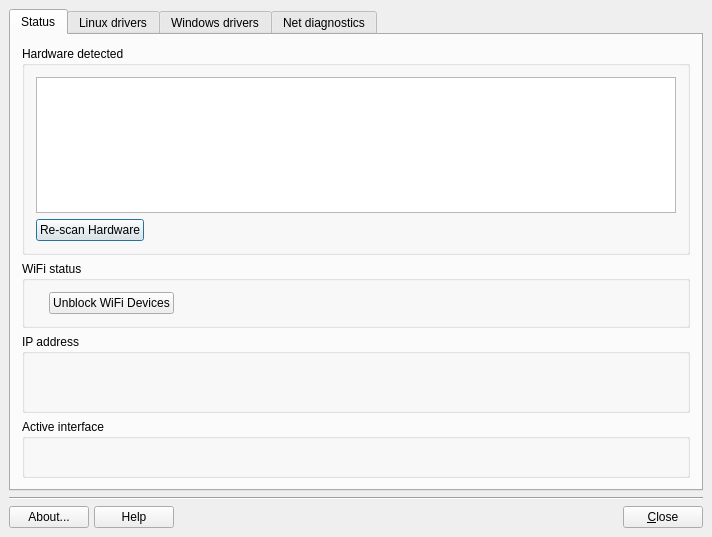
<?xml version="1.0" encoding="UTF-8"?>
<ui version="4.0">
 <class>MEConfig</class>
 <widget class="QDialog" name="MEConfig">
  <property name="geometry">
   <rect>
    <x>0</x>
    <y>0</y>
    <width>712</width>
    <height>537</height>
   </rect>
  </property>
  <property name="sizePolicy">
   <sizepolicy hsizetype="Fixed" vsizetype="Minimum">
    <horstretch>0</horstretch>
    <verstretch>0</verstretch>
   </sizepolicy>
  </property>
  <property name="minimumSize">
   <size>
    <width>0</width>
    <height>537</height>
   </size>
  </property>
  <property name="windowTitle">
   <string>MX Network Assistant</string>
  </property>
  <property name="locale">
   <locale language="English" country="UnitedStates"/>
  </property>
  <property name="sizeGripEnabled">
   <bool>false</bool>
  </property>
  <layout class="QGridLayout" name="gridLayout_4">
   <property name="leftMargin">
    <number>9</number>
   </property>
   <property name="topMargin">
    <number>9</number>
   </property>
   <property name="rightMargin">
    <number>9</number>
   </property>
   <property name="bottomMargin">
    <number>9</number>
   </property>
   <item row="0" column="0">
    <widget class="QTabWidget" name="tabWidget">
     <property name="sizePolicy">
      <sizepolicy hsizetype="Minimum" vsizetype="Expanding">
       <horstretch>0</horstretch>
       <verstretch>0</verstretch>
      </sizepolicy>
     </property>
     <property name="locale">
      <locale language="English" country="UnitedStates"/>
     </property>
     <property name="currentIndex">
      <number>0</number>
     </property>
     <property name="elideMode">
      <enum>Qt::ElideNone</enum>
     </property>
     <widget class="QWidget" name="statusTab">
      <attribute name="icon">
       <iconset theme="emblem-documents">
        <normaloff/>
       </iconset>
      </attribute>
      <attribute name="title">
       <string>Status</string>
      </attribute>
      <layout class="QGridLayout" name="gridLayout_8">
       <item row="2" column="0">
        <widget class="QGroupBox" name="groupIP">
         <property name="title">
          <string>IP address</string>
         </property>
         <layout class="QVBoxLayout" name="verticalLayout_7">
          <item>
           <widget class="QLabel" name="labelIP">
            <property name="text">
             <string/>
            </property>
           </widget>
          </item>
          <item>
           <widget class="QLabel" name="labelRouterIP">
            <property name="text">
             <string/>
            </property>
           </widget>
          </item>
         </layout>
        </widget>
       </item>
       <item row="4" column="0">
        <spacer name="verticalSpacer">
         <property name="orientation">
          <enum>Qt::Vertical</enum>
         </property>
         <property name="sizeHint" stdset="0">
          <size>
           <width>20</width>
           <height>40</height>
          </size>
         </property>
        </spacer>
       </item>
       <item row="0" column="0">
        <widget class="QGroupBox" name="hardwaregroupBox">
         <property name="title">
          <string>Hardware detected</string>
         </property>
         <layout class="QGridLayout" name="gridLayout_6">
          <item row="1" column="1">
           <spacer name="horizontalSpacer">
            <property name="orientation">
             <enum>Qt::Horizontal</enum>
            </property>
            <property name="sizeHint" stdset="0">
             <size>
              <width>40</width>
              <height>20</height>
             </size>
            </property>
           </spacer>
          </item>
          <item row="1" column="0">
           <widget class="QPushButton" name="hwDiagnosePushButton">
            <property name="sizePolicy">
             <sizepolicy hsizetype="Maximum" vsizetype="Fixed">
              <horstretch>0</horstretch>
              <verstretch>0</verstretch>
             </sizepolicy>
            </property>
            <property name="maximumSize">
             <size>
              <width>180</width>
              <height>16777215</height>
             </size>
            </property>
            <property name="text">
             <string>Re-scan Hardware</string>
            </property>
            <property name="icon">
             <iconset theme="view-refresh">
              <normaloff/>
             </iconset>
            </property>
           </widget>
          </item>
          <item row="0" column="0" colspan="2">
           <widget class="QListWidget" name="hwList">
            <property name="sizePolicy">
             <sizepolicy hsizetype="Expanding" vsizetype="Expanding">
              <horstretch>0</horstretch>
              <verstretch>0</verstretch>
             </sizepolicy>
            </property>
            <property name="minimumSize">
             <size>
              <width>0</width>
              <height>65</height>
             </size>
            </property>
            <property name="maximumSize">
             <size>
              <width>16777215</width>
              <height>500</height>
             </size>
            </property>
            <property name="mouseTracking">
             <bool>true</bool>
            </property>
            <property name="focusPolicy">
             <enum>Qt::StrongFocus</enum>
            </property>
            <property name="contextMenuPolicy">
             <enum>Qt::CustomContextMenu</enum>
            </property>
            <property name="layoutDirection">
             <enum>Qt::LeftToRight</enum>
            </property>
            <property name="autoFillBackground">
             <bool>false</bool>
            </property>
            <property name="autoScroll">
             <bool>true</bool>
            </property>
            <property name="selectionMode">
             <enum>QAbstractItemView::SingleSelection</enum>
            </property>
            <property name="textElideMode">
             <enum>Qt::ElideLeft</enum>
            </property>
            <property name="verticalScrollMode">
             <enum>QAbstractItemView::ScrollPerPixel</enum>
            </property>
            <property name="viewMode">
             <enum>QListView::ListMode</enum>
            </property>
            <property name="modelColumn">
             <number>0</number>
            </property>
            <property name="uniformItemSizes">
             <bool>true</bool>
            </property>
           </widget>
          </item>
         </layout>
        </widget>
       </item>
       <item row="3" column="0">
        <widget class="QGroupBox" name="groupInterface">
         <property name="title">
          <string>Active interface</string>
         </property>
         <layout class="QVBoxLayout" name="verticalLayout_3">
          <item>
           <widget class="QLabel" name="labelInterface">
            <property name="text">
             <string/>
            </property>
           </widget>
          </item>
         </layout>
        </widget>
       </item>
       <item row="1" column="0">
        <widget class="QGroupBox" name="groupWifi">
         <property name="title">
          <string>WiFi status</string>
         </property>
         <layout class="QHBoxLayout" name="horizontalLayout_4">
          <item>
           <widget class="QLabel" name="labelWifi">
            <property name="text">
             <string/>
            </property>
           </widget>
          </item>
          <item>
           <widget class="QPushButton" name="hwUnblock">
            <property name="enabled">
             <bool>true</bool>
            </property>
            <property name="sizePolicy">
             <sizepolicy hsizetype="Maximum" vsizetype="Fixed">
              <horstretch>0</horstretch>
              <verstretch>0</verstretch>
             </sizepolicy>
            </property>
            <property name="toolTip">
             <string>Unblocks all soft/hard blocked wireless devices</string>
            </property>
            <property name="text">
             <string>Unblock WiFi Devices</string>
            </property>
            <property name="icon">
             <iconset theme="network-wireless">
              <normaloff/>
             </iconset>
            </property>
           </widget>
          </item>
          <item>
           <spacer name="horizontalSpacer_2">
            <property name="orientation">
             <enum>Qt::Horizontal</enum>
            </property>
            <property name="sizeHint" stdset="0">
             <size>
              <width>40</width>
              <height>20</height>
             </size>
            </property>
           </spacer>
          </item>
         </layout>
        </widget>
       </item>
      </layout>
     </widget>
     <widget class="QWidget" name="linuxTab">
      <attribute name="icon">
       <iconset resource="images.qrc">
        <normaloff>:/icons/tux.png</normaloff>:/icons/tux.png</iconset>
      </attribute>
      <attribute name="title">
       <string>Linux drivers</string>
      </attribute>
      <layout class="QVBoxLayout" name="verticalLayout_2">
       <item>
        <widget class="QGroupBox" name="driversGroupBox">
         <property name="minimumSize">
          <size>
           <width>0</width>
           <height>0</height>
          </size>
         </property>
         <property name="title">
          <string>Associated Linux drivers</string>
         </property>
         <layout class="QGridLayout" name="gridLayout_3">
          <item row="3" column="1">
           <widget class="QPushButton" name="linuxDrvLoad">
            <property name="enabled">
             <bool>false</bool>
            </property>
            <property name="text">
             <string>Load Driver</string>
            </property>
            <property name="icon">
             <iconset resource="images.qrc">
              <normaloff>:/icons/connect_creating.png</normaloff>:/icons/connect_creating.png</iconset>
            </property>
           </widget>
          </item>
          <item row="1" column="0" colspan="4">
           <widget class="QListWidget" name="linuxDrvList">
            <property name="sizePolicy">
             <sizepolicy hsizetype="Expanding" vsizetype="Expanding">
              <horstretch>0</horstretch>
              <verstretch>0</verstretch>
             </sizepolicy>
            </property>
            <property name="minimumSize">
             <size>
              <width>0</width>
              <height>65</height>
             </size>
            </property>
            <property name="maximumSize">
             <size>
              <width>16777215</width>
              <height>500</height>
             </size>
            </property>
            <property name="contextMenuPolicy">
             <enum>Qt::CustomContextMenu</enum>
            </property>
            <property name="layoutDirection">
             <enum>Qt::LeftToRight</enum>
            </property>
            <property name="autoFillBackground">
             <bool>false</bool>
            </property>
            <property name="verticalScrollBarPolicy">
             <enum>Qt::ScrollBarAsNeeded</enum>
            </property>
            <property name="selectionMode">
             <enum>QAbstractItemView::SingleSelection</enum>
            </property>
            <property name="verticalScrollMode">
             <enum>QAbstractItemView::ScrollPerItem</enum>
            </property>
            <property name="viewMode">
             <enum>QListView::ListMode</enum>
            </property>
            <property name="modelColumn">
             <number>0</number>
            </property>
            <property name="uniformItemSizes">
             <bool>true</bool>
            </property>
           </widget>
          </item>
          <item row="3" column="2">
           <widget class="QPushButton" name="linuxDrvUnload">
            <property name="enabled">
             <bool>false</bool>
            </property>
            <property name="text">
             <string>Unload Driver</string>
            </property>
            <property name="icon">
             <iconset resource="images.qrc">
              <normaloff>:/icons/connect_no.png</normaloff>:/icons/connect_no.png</iconset>
            </property>
           </widget>
          </item>
          <item row="3" column="0">
           <widget class="QPushButton" name="linuxDrvDiagnosePushButton">
            <property name="maximumSize">
             <size>
              <width>180</width>
              <height>16777215</height>
             </size>
            </property>
            <property name="text">
             <string>Re-list Linux Drivers</string>
            </property>
            <property name="icon">
             <iconset theme="view-refresh">
              <normaloff/>
             </iconset>
            </property>
           </widget>
          </item>
          <item row="3" column="3">
           <widget class="QPushButton" name="linuxDrvBlacklistPushButton">
            <property name="enabled">
             <bool>false</bool>
            </property>
            <property name="minimumSize">
             <size>
              <width>156</width>
              <height>0</height>
             </size>
            </property>
            <property name="text">
             <string>Blacklist Driver</string>
            </property>
            <property name="icon">
             <iconset resource="images.qrc">
              <normaloff>:/icons/file_locked.png</normaloff>:/icons/file_locked.png</iconset>
            </property>
           </widget>
          </item>
         </layout>
        </widget>
       </item>
      </layout>
     </widget>
     <widget class="QWidget" name="windowsTab">
      <attribute name="icon">
       <iconset resource="images.qrc">
        <normaloff>:/icons/samba.png</normaloff>:/icons/samba.png</iconset>
      </attribute>
      <attribute name="title">
       <string>Windows drivers</string>
      </attribute>
      <layout class="QVBoxLayout" name="verticalLayout">
       <item>
        <widget class="QGroupBox" name="groupBox">
         <property name="title">
          <string>Available Windows drivers</string>
         </property>
         <layout class="QGridLayout" name="gridLayout_5">
          <item row="0" column="0" colspan="5">
           <widget class="QListWidget" name="windowsDrvList">
            <property name="sizePolicy">
             <sizepolicy hsizetype="Expanding" vsizetype="Expanding">
              <horstretch>0</horstretch>
              <verstretch>0</verstretch>
             </sizepolicy>
            </property>
            <property name="minimumSize">
             <size>
              <width>0</width>
              <height>65</height>
             </size>
            </property>
            <property name="maximumSize">
             <size>
              <width>16777215</width>
              <height>500</height>
             </size>
            </property>
            <property name="contextMenuPolicy">
             <enum>Qt::CustomContextMenu</enum>
            </property>
           </widget>
          </item>
          <item row="1" column="2">
           <widget class="QPushButton" name="windowsDrvRemovePushButton">
            <property name="enabled">
             <bool>false</bool>
            </property>
            <property name="text">
             <string>Remove Driver</string>
            </property>
            <property name="icon">
             <iconset theme="list-remove">
              <normaloff/>
             </iconset>
            </property>
           </widget>
          </item>
          <item row="1" column="1">
           <widget class="QPushButton" name="windowsDrvAddPushButton">
            <property name="text">
             <string>Add Driver</string>
            </property>
            <property name="icon">
             <iconset theme="list-add">
              <normaloff/>
             </iconset>
            </property>
           </widget>
          </item>
          <item row="1" column="0">
           <widget class="QPushButton" name="windowsDrvDiagnosePushButton">
            <property name="sizePolicy">
             <sizepolicy hsizetype="Maximum" vsizetype="Fixed">
              <horstretch>0</horstretch>
              <verstretch>0</verstretch>
             </sizepolicy>
            </property>
            <property name="maximumSize">
             <size>
              <width>180</width>
              <height>16777215</height>
             </size>
            </property>
            <property name="text">
             <string>List Windows drivers</string>
            </property>
            <property name="icon">
             <iconset resource="images.qrc">
              <normaloff>:/icons/samba.png</normaloff>:/icons/samba.png</iconset>
            </property>
           </widget>
          </item>
         </layout>
         <zorder>windowsDrvList</zorder>
         <zorder>windowsDrvDiagnosePushButton</zorder>
         <zorder>windowsDrvAddPushButton</zorder>
         <zorder>windowsDrvRemovePushButton</zorder>
        </widget>
       </item>
       <item>
        <widget class="QGroupBox" name="groupBoxWindows">
         <property name="title">
          <string>About NDISwrapper</string>
         </property>
         <layout class="QGridLayout" name="gridLayout_7">
          <item row="1" column="0">
           <widget class="QPushButton" name="installNdiswrapper">
            <property name="sizePolicy">
             <sizepolicy hsizetype="Fixed" vsizetype="Fixed">
              <horstretch>0</horstretch>
              <verstretch>0</verstretch>
             </sizepolicy>
            </property>
            <property name="text">
             <string>Install NDISwrapper</string>
            </property>
            <property name="icon">
             <iconset theme="list-add">
              <normaloff/>
             </iconset>
            </property>
           </widget>
          </item>
          <item row="0" column="0" colspan="3">
           <widget class="QLabel" name="labelNdiswrapper">
            <property name="text">
             <string>In order to use Windows drivers you need first to install NDISwrapper</string>
            </property>
            <property name="wordWrap">
             <bool>true</bool>
            </property>
           </widget>
          </item>
          <item row="1" column="1">
           <widget class="QPushButton" name="uninstallNdiswrapper">
            <property name="sizePolicy">
             <sizepolicy hsizetype="Fixed" vsizetype="Fixed">
              <horstretch>0</horstretch>
              <verstretch>0</verstretch>
             </sizepolicy>
            </property>
            <property name="text">
             <string>Uninstall NDISwrapper</string>
            </property>
            <property name="icon">
             <iconset theme="list-remove">
              <normaloff/>
             </iconset>
            </property>
           </widget>
          </item>
         </layout>
        </widget>
       </item>
      </layout>
     </widget>
     <widget class="QWidget" name="diagnosticsTab">
      <attribute name="icon">
       <iconset resource="images.qrc">
        <normaloff>:/icons/network-workgroup.png</normaloff>:/icons/network-workgroup.png</iconset>
      </attribute>
      <attribute name="title">
       <string>Net diagnostics</string>
      </attribute>
      <layout class="QVBoxLayout">
       <item>
        <widget class="QGroupBox" name="pingGroupBox">
         <property name="minimumSize">
          <size>
           <width>0</width>
           <height>0</height>
          </size>
         </property>
         <property name="title">
          <string>Ping</string>
         </property>
         <layout class="QGridLayout" name="gridLayout_2">
          <item row="0" column="0">
           <widget class="QLabel" name="labelPingURL">
            <property name="text">
             <string>Target URL:</string>
            </property>
           </widget>
          </item>
          <item row="0" column="1">
           <widget class="QLineEdit" name="pingHostEdit"/>
          </item>
          <item row="0" column="2">
           <widget class="QLabel" name="labelPackets">
            <property name="text">
             <string>Packets</string>
            </property>
           </widget>
          </item>
          <item row="0" column="3">
           <widget class="QSpinBox" name="pingPacketNumber">
            <property name="minimum">
             <number>1</number>
            </property>
            <property name="value">
             <number>10</number>
            </property>
           </widget>
          </item>
          <item row="1" column="0" colspan="4">
           <widget class="QTextEdit" name="pingOutputEdit">
            <property name="undoRedoEnabled">
             <bool>false</bool>
            </property>
            <property name="lineWrapMode">
             <enum>QTextEdit::NoWrap</enum>
            </property>
            <property name="lineWrapColumnOrWidth">
             <number>0</number>
            </property>
            <property name="readOnly">
             <bool>true</bool>
            </property>
           </widget>
          </item>
          <item row="2" column="0" colspan="2">
           <layout class="QHBoxLayout" name="horizontalLayout_2">
            <item>
             <widget class="QPushButton" name="pingButton">
              <property name="text">
               <string>Start</string>
              </property>
              <property name="icon">
               <iconset theme="system-search">
                <normaloff/>
               </iconset>
              </property>
              <property name="default">
               <bool>false</bool>
              </property>
             </widget>
            </item>
            <item>
             <widget class="QPushButton" name="clearPingOutput">
              <property name="enabled">
               <bool>false</bool>
              </property>
              <property name="text">
               <string>Clear</string>
              </property>
              <property name="icon">
               <iconset theme="user-trash">
                <normaloff/>
               </iconset>
              </property>
             </widget>
            </item>
            <item>
             <widget class="QPushButton" name="cancelPing">
              <property name="enabled">
               <bool>false</bool>
              </property>
              <property name="text">
               <string>Cancel</string>
              </property>
              <property name="icon">
               <iconset>
                <normaloff>../../../../../../../../usr/share/mx-network-assistant/icons/gtk-cancel.png</normaloff>../../../../../../../../usr/share/mx-network-assistant/icons/gtk-cancel.png</iconset>
              </property>
             </widget>
            </item>
           </layout>
          </item>
         </layout>
        </widget>
       </item>
       <item>
        <widget class="QGroupBox" name="tracerouteGroupBox">
         <property name="minimumSize">
          <size>
           <width>0</width>
           <height>0</height>
          </size>
         </property>
         <property name="baseSize">
          <size>
           <width>0</width>
           <height>0</height>
          </size>
         </property>
         <property name="title">
          <string>Traceroute</string>
         </property>
         <layout class="QGridLayout" name="gridLayout">
          <item row="0" column="0">
           <widget class="QLabel" name="labelURL">
            <property name="text">
             <string>Target URL:</string>
            </property>
           </widget>
          </item>
          <item row="0" column="1">
           <widget class="QLineEdit" name="tracerouteHostEdit"/>
          </item>
          <item row="0" column="2">
           <widget class="QLabel" name="labelHops">
            <property name="text">
             <string>Hops</string>
            </property>
           </widget>
          </item>
          <item row="0" column="3">
           <widget class="QSpinBox" name="traceHopsNumber">
            <property name="minimum">
             <number>1</number>
            </property>
            <property name="value">
             <number>30</number>
            </property>
           </widget>
          </item>
          <item row="1" column="0" colspan="4">
           <widget class="QTextEdit" name="tracerouteOutputEdit">
            <property name="verticalScrollBarPolicy">
             <enum>Qt::ScrollBarAsNeeded</enum>
            </property>
            <property name="undoRedoEnabled">
             <bool>false</bool>
            </property>
            <property name="lineWrapMode">
             <enum>QTextEdit::NoWrap</enum>
            </property>
            <property name="lineWrapColumnOrWidth">
             <number>0</number>
            </property>
            <property name="readOnly">
             <bool>true</bool>
            </property>
            <property name="html">
             <string>&lt;!DOCTYPE HTML PUBLIC &quot;-//W3C//DTD HTML 4.0//EN&quot; &quot;http://www.w3.org/TR/REC-html40/strict.dtd&quot;&gt;
&lt;html&gt;&lt;head&gt;&lt;meta name=&quot;qrichtext&quot; content=&quot;1&quot; /&gt;&lt;style type=&quot;text/css&quot;&gt;
p, li { white-space: pre-wrap; }
&lt;/style&gt;&lt;/head&gt;&lt;body style=&quot; font-family:'Droid Sans'; font-size:10pt; font-weight:400; font-style:normal;&quot;&gt;
&lt;p style=&quot;-qt-paragraph-type:empty; margin-top:0px; margin-bottom:0px; margin-left:0px; margin-right:0px; -qt-block-indent:0; text-indent:0px; font-family:'Sans Serif'; font-size:9pt;&quot;&gt;&lt;br /&gt;&lt;/p&gt;&lt;/body&gt;&lt;/html&gt;</string>
            </property>
           </widget>
          </item>
          <item row="2" column="0" colspan="2">
           <layout class="QHBoxLayout" name="horizontalLayout">
            <item>
             <widget class="QPushButton" name="tracerouteButton">
              <property name="text">
               <string>Start</string>
              </property>
              <property name="icon">
               <iconset theme="system-search">
                <normaloff/>
               </iconset>
              </property>
              <property name="default">
               <bool>false</bool>
              </property>
             </widget>
            </item>
            <item>
             <widget class="QPushButton" name="clearTraceOutput">
              <property name="enabled">
               <bool>false</bool>
              </property>
              <property name="text">
               <string>Clear</string>
              </property>
              <property name="icon">
               <iconset theme="user-trash">
                <normaloff/>
               </iconset>
              </property>
             </widget>
            </item>
            <item>
             <widget class="QPushButton" name="cancelTrace">
              <property name="enabled">
               <bool>false</bool>
              </property>
              <property name="text">
               <string>Cancel</string>
              </property>
              <property name="icon">
               <iconset>
                <normaloff>../../../../../../../../usr/share/mx-network-assistant/icons/gtk-cancel.png</normaloff>../../../../../../../../usr/share/mx-network-assistant/icons/gtk-cancel.png</iconset>
              </property>
             </widget>
            </item>
           </layout>
          </item>
         </layout>
        </widget>
       </item>
      </layout>
     </widget>
    </widget>
   </item>
   <item row="1" column="0">
    <widget class="Line" name="line">
     <property name="frameShape">
      <enum>QFrame::HLine</enum>
     </property>
     <property name="frameShadow">
      <enum>QFrame::Sunken</enum>
     </property>
     <property name="orientation">
      <enum>Qt::Horizontal</enum>
     </property>
    </widget>
   </item>
   <item row="2" column="0">
    <layout class="QHBoxLayout" name="horizontalLayout_3">
     <property name="spacing">
      <number>5</number>
     </property>
     <property name="leftMargin">
      <number>0</number>
     </property>
     <property name="topMargin">
      <number>0</number>
     </property>
     <property name="rightMargin">
      <number>0</number>
     </property>
     <property name="bottomMargin">
      <number>0</number>
     </property>
     <item>
      <widget class="QPushButton" name="buttonAbout">
       <property name="text">
        <string>About...</string>
       </property>
       <property name="icon">
        <iconset theme="help-about">
         <normaloff/>
        </iconset>
       </property>
       <property name="shortcut">
        <string/>
       </property>
       <property name="autoDefault">
        <bool>true</bool>
       </property>
      </widget>
     </item>
     <item>
      <widget class="QPushButton" name="generalHelpPushButton">
       <property name="text">
        <string>Help</string>
       </property>
       <property name="icon">
        <iconset theme="help-contents">
         <normaloff/>
        </iconset>
       </property>
      </widget>
     </item>
     <item>
      <spacer name="spacerLeft">
       <property name="orientation">
        <enum>Qt::Horizontal</enum>
       </property>
       <property name="sizeHint" stdset="0">
        <size>
         <width>116</width>
         <height>20</height>
        </size>
       </property>
      </spacer>
     </item>
     <item>
      <widget class="QLabel" name="MXlogo">
       <property name="maximumSize">
        <size>
         <width>32</width>
         <height>32</height>
        </size>
       </property>
       <property name="locale">
        <locale language="English" country="UnitedStates"/>
       </property>
       <property name="text">
        <string/>
       </property>
       <property name="pixmap">
        <pixmap resource="images.qrc">:/icons/logo.png</pixmap>
       </property>
       <property name="scaledContents">
        <bool>true</bool>
       </property>
      </widget>
     </item>
     <item>
      <spacer name="spacerRight">
       <property name="orientation">
        <enum>Qt::Horizontal</enum>
       </property>
       <property name="sizeType">
        <enum>QSizePolicy::Expanding</enum>
       </property>
       <property name="sizeHint" stdset="0">
        <size>
         <width>75</width>
         <height>20</height>
        </size>
       </property>
      </spacer>
     </item>
     <item>
      <widget class="QPushButton" name="buttonCancel">
       <property name="text">
        <string>&amp;Close</string>
       </property>
       <property name="icon">
        <iconset theme="window-close">
         <normaloff/>
        </iconset>
       </property>
       <property name="shortcut">
        <string>Alt+C</string>
       </property>
       <property name="autoDefault">
        <bool>true</bool>
       </property>
      </widget>
     </item>
    </layout>
   </item>
  </layout>
 </widget>
 <layoutdefault spacing="6" margin="11"/>
 <tabstops>
  <tabstop>tabWidget</tabstop>
  <tabstop>buttonAbout</tabstop>
  <tabstop>generalHelpPushButton</tabstop>
  <tabstop>buttonCancel</tabstop>
  <tabstop>hwList</tabstop>
  <tabstop>pingHostEdit</tabstop>
  <tabstop>pingPacketNumber</tabstop>
  <tabstop>pingOutputEdit</tabstop>
  <tabstop>pingButton</tabstop>
  <tabstop>clearPingOutput</tabstop>
  <tabstop>cancelPing</tabstop>
  <tabstop>tracerouteHostEdit</tabstop>
  <tabstop>traceHopsNumber</tabstop>
  <tabstop>tracerouteOutputEdit</tabstop>
  <tabstop>tracerouteButton</tabstop>
  <tabstop>clearTraceOutput</tabstop>
  <tabstop>cancelTrace</tabstop>
 </tabstops>
 <resources>
  <include location="images.qrc"/>
 </resources>
 <connections>
  <connection>
   <sender>pingHostEdit</sender>
   <signal>editingFinished()</signal>
   <receiver>pingButton</receiver>
   <slot>setFocus()</slot>
   <hints>
    <hint type="sourcelabel">
     <x>306</x>
     <y>87</y>
    </hint>
    <hint type="destinationlabel">
     <x>108</x>
     <y>220</y>
    </hint>
   </hints>
  </connection>
  <connection>
   <sender>tracerouteHostEdit</sender>
   <signal>editingFinished()</signal>
   <receiver>tracerouteButton</receiver>
   <slot>setFocus()</slot>
   <hints>
    <hint type="sourcelabel">
     <x>313</x>
     <y>294</y>
    </hint>
    <hint type="destinationlabel">
     <x>110</x>
     <y>427</y>
    </hint>
   </hints>
  </connection>
 </connections>
</ui>
